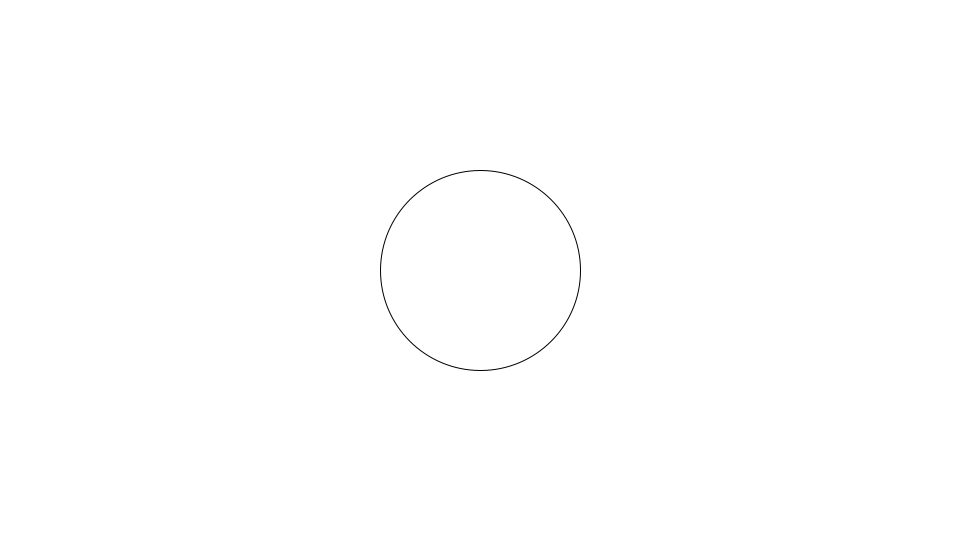
Frame 1 (no input)
Frame 60 (the mouse pressed at the canvas centre just before this capture): identical to frame 1, image omitted
Frame 120 (the mouse held since frame 60 and released just before this capture): identical to frame 1, image omitted

The Processing sketch that drew this single still picture (run headless with seeded random() and noise(); from frame 60 on, the mouse is pressed at the canvas centre):

// Processing sketch: sketch_007_ellipse
// ── sketch_007_ellipse.pde
// setup関数 : 初回1度だけ実行される
void setup(){
  size(960,540); //ウィンドウサイズを960px,540pxに
}

// draw関数 : setup関数実行後繰り返し実行される
void draw(){
  // 背景色を指定(R,G,B)
  background(255,255,255); //RGBは各0-255の数値で色を指定する
  
  // 楕円を描画
  ellipse(480,270,200,200); //x,y,幅,高さを指定
}
